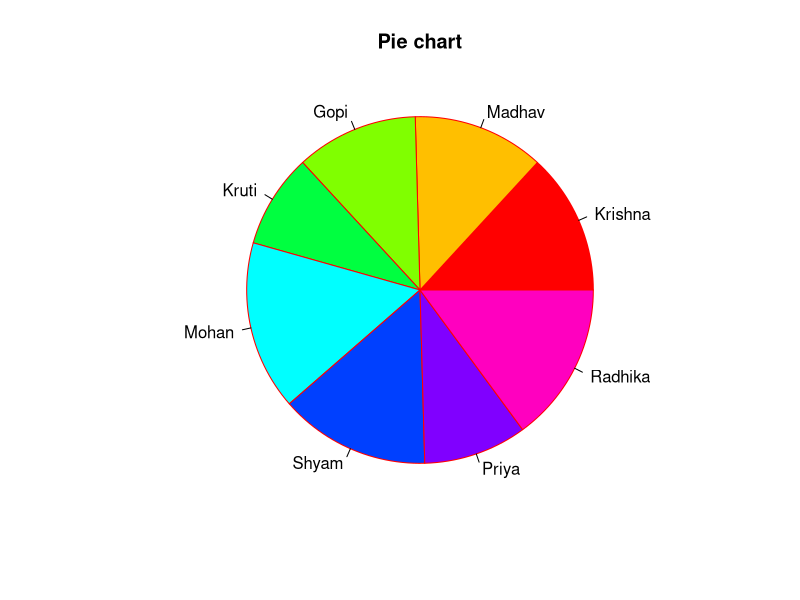
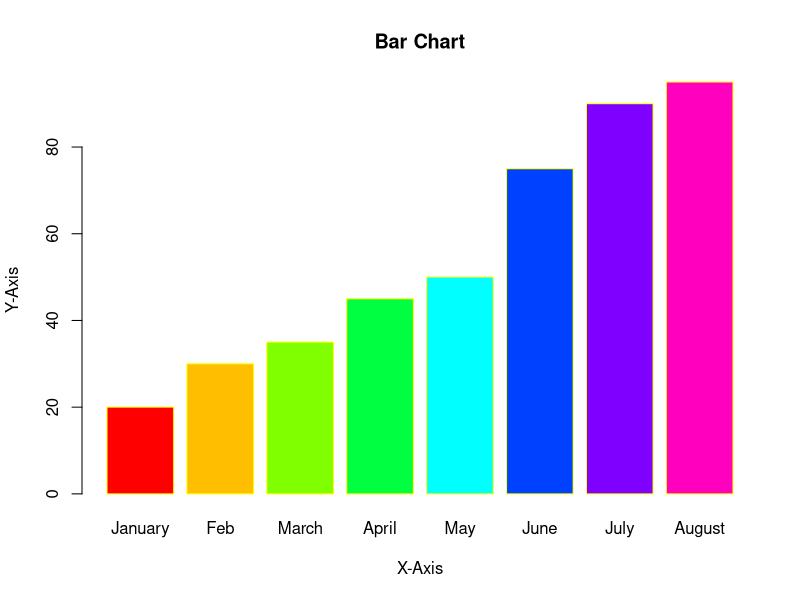
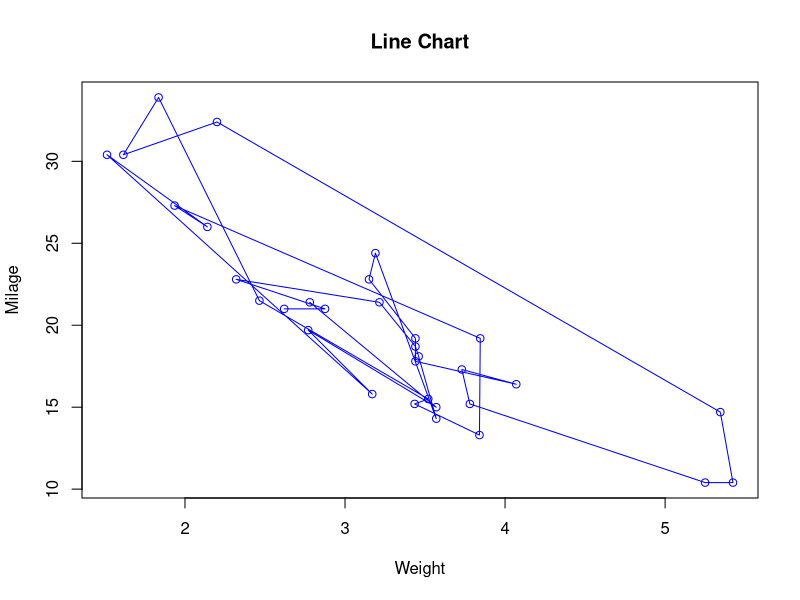

Recreate these plots in R, in order. (Note: this script raises an error after producing the figures.)
#Question-1


#Create Data Frame
E_id=c(1,2,3,4,5,6,7,8,9,10)
Age=c(30,25,22,20,35,40,45,43,55,39)

raj = data.frame(E_id,Age)
print(raj)


#Apply 5 point summary concept on the above data.
var = summary(raj)
print(var)

#Apply sorting and also find maximum and minimum for the above data.
fivenum(Age)
fivenum(E_id)




#Question-2

#Create Data Frame
student_name = c('Krishna','Madhav','Gopi','Kruti','Mohan','Shyam','Priya','Radhika')
Marks = c(75,70,65,50,90,80,55,85)

raj = data.frame(student_name,Marks)
print(raj)


#Generate a Pie chart for Marks and save it.
#The chart should include title for the chart.
#Each segment of chart should be in different color and border should be red.

pie(Marks,label=student_name,main="Pie chart",col=rainbow(length(Marks)),radius = 0.90,border="red")




#Question-3

#Create Data Frame
Profit = c(20,30,35,45,50,75,90,95)
Month = c('January','Feb','March','April','May','June','July','August')

raj = data.frame(Profit,Month)
print(raj)


#Generate a Bar chart for profit and save the chart.
#The names of the months should appear on X-axis.
#Give proper labels to X-axis and Y-axis.
#The chart should include title for the chart.


barplot(Profit,xlab="X-Axis",ylab="Y-Axis",main="Bar Chart",col=rainbow(length(Profit)),names.arg = Month,border = 'yellow')



#Question-4


#Create Data Frame
df = mtcars
print(df)


#Generate Line chart on fields weight and milage.
#Give title= Weight vs Milage and X-axis and Y-axis labels.
#Line should be displayed with plotting points and with any one color.

plot(mtcars$wt,mtcars$mpg,,type="o",xlab = 'Weight',ylab = 'Milage',col=c("blue"),main="Line Chart")


#Question-5


#Calculate average of three subject and round up average marks with 2 digitis after decimal point.
avg = c((Student_Data$Flutter+Student_Data$R+Student_Data$ML)/3)
print(avg)

avground = round(avg,2)
print(avground)


#Generate pie chart with average marks and take student name as a label.
#Give proper title and color to chart. Ues rainbow method for color.
pie(avground,label=Student_Data$Name,main="Pie chart",col=rainbow(length(avground)),radius = 0.90,border="red",clockwise = TRUE)



#Generate Bar chart for Name and Three subjects marks like:
#Give proper labels, title and color to graph.
m = matrix(c(Student_Data$Flutter,Student_Data$R,Student_Data$ML),nrow = 3,ncol = 5,byrow = TRUE)
print(m)


barplot(m,xlab="X-Axis",ylab="Y-Axis",main="Bar Chart",col=c("red","green","yellow"),names.arg = Student_Data$Name,border = 'yellow',beside = TRUE)



#Question-6

#plot a boxplot for mileage per gallon on the basis of number of cylinders .
#Give proper labels, title and color to graph.

boxplot(mpg~cyl,main="BOX PLOT",data = mtcars,col="grey",xlab = "Cylinder",ylab = "Mileage per gallon")